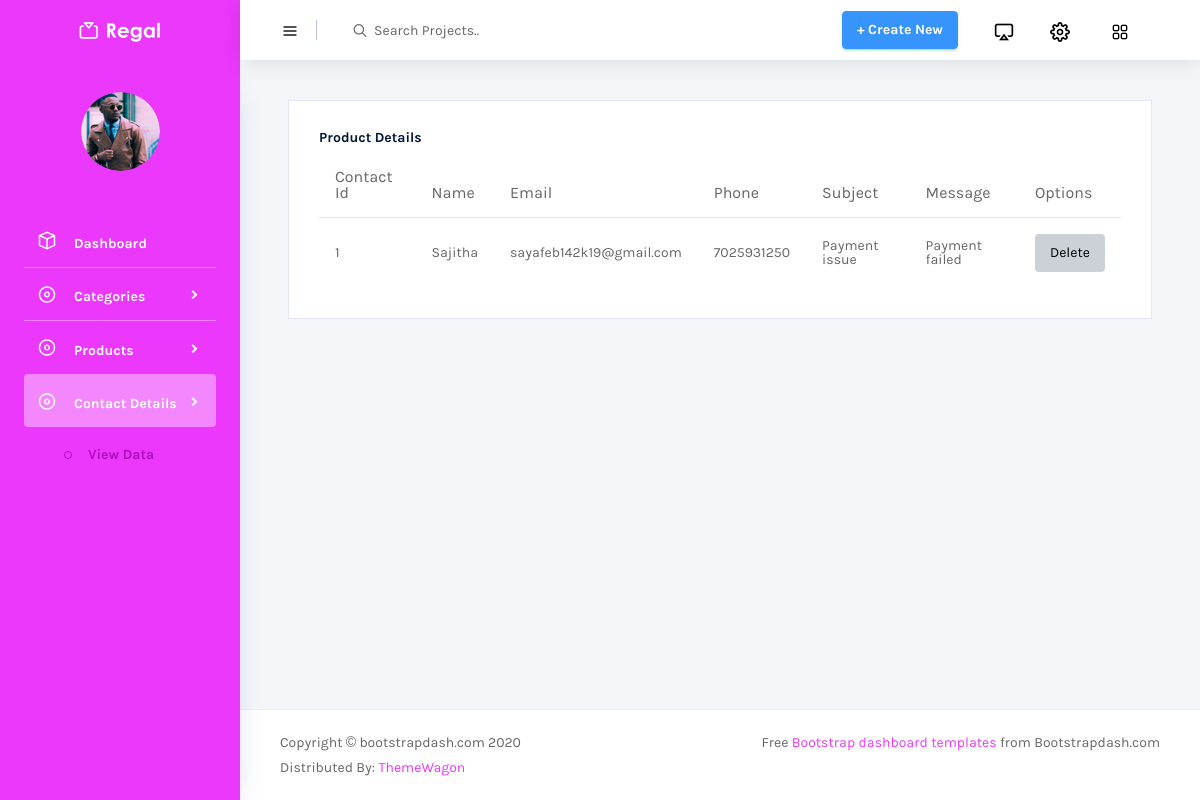
The app's page /Backend/contact_details with its own data.
### WebApp/models.py (models this page shows)
class ContactDb(models.Model):
    Name = models.CharField(max_length=100,null=True,blank=True)
    Email = models.EmailField(max_length=150,null=True,blank=True)
    Phone = models.IntegerField(null=True,blank=True)
    Subject = models.CharField(max_length=100,null=True,blank=True)
    Message = models.TextField(max_length=200,null=True,blank=True)

### Backend/views.py (the view)
# urls.py: path('contact_details', views.contact_details, name="contact_details"),
def contact_details(req):
    data = ContactDb.objects.all()
    return render(req,"ContactData.html",{'data':data})

### Backend/templates/ContactData.html (shortened to what this page needs)
<!DOCTYPE html>
{% extends 'index.html' %}
{% block content %}
<html lang="en">
<head>
</head>
<body>
<div class="col-lg-12 grid-margin stretch-card">
              <div class="card">
                <div class="card-body">
                  <h4 class="card-title">Product Details</h4>
                  <div class="table-responsive">
                    <table class="table">
                      <thead>
                        <tr>
                          <th>Contact Id</th>
                          <th>Name</th>
                          <th>Email</th>
                          <th>Phone</th>
                          <th>Subject</th>
                          <th>Message</th>
                          <th>Options</th>
                        </tr>
                      </thead>
                      <tbody>
                      {% for i in data %}
                        <tr>
                            <td>{{i.id}}</td>
                            <td>{{i.Name}}</td>
                            <td>{{i.Email}}</td>
                            <td>{{i.Phone}}</td>
                            <td>{{i.Subject}}</td>
                            <td>{{i.Message}}</td>
                             <td>
                                <a href="{% url 'delete_contact' delid=i.id %}">
                                    <button type="button" class="btn btn-inverse-dark btn-fw">Delete</button>
                                </a>
                            </td>
                        </tr>
                      {% endfor %}
                      </tbody>
                    </table>
                  </div>
                </div>
              </div>
            </div>
</body>
</html>
{% endblock %}

### records on screen
ContactDb: id "1", Name "Sajitha", Email "sayafeb142k19@gmail.com", Phone "7025931250", Subject "Payment issue", Message "Payment failed"
